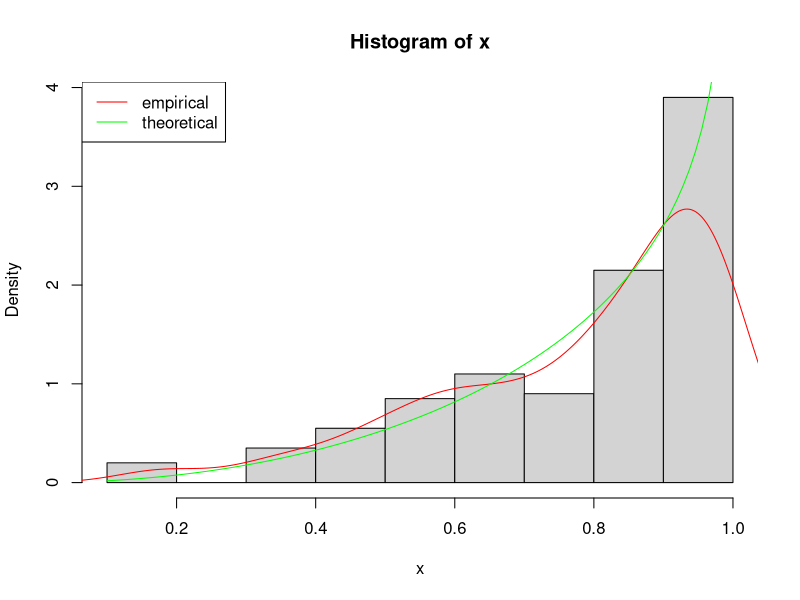

This figure's R source: (Note: this script raises an error after producing the figure.)
## ---- chunk 1
require(fitdistrplus)
require(knitr) #for kable() function
set.seed(12345)
options(digits = 3)
## ---- chunk 2
fitbench <- fitdistrplus:::fitbench
## ---- chunk 3
lnL <- function(par, fix.arg, obs, ddistnam) 
  fitdistrplus:::loglikelihood(par, fix.arg, obs, ddistnam) 
grlnlbeta <- fitdistrplus:::grlnlbeta
## ---- chunk 4
#(1) beta distribution
n <- 200
x <- rbeta(n, 3, 3/4)
grlnlbeta(c(3, 4), x) #test
hist(x, prob=TRUE)
lines(density(x), col="red")
curve(dbeta(x, 3, 3/4), col="green", add=TRUE)
legend("topleft", lty=1, col=c("red","green"), leg=c("empirical", "theoretical"))
## ---- chunk 5
ctr <- list(trace=0, REPORT=1, maxit=1000)
## ---- chunk 6
unconstropt <- fitbench(x, "beta", "mle", grad=grlnlbeta, lower=0)
## ---- chunk 7
dbeta2 <- function(x, shape1, shape2, log)
  dbeta(x, exp(shape1), exp(shape2), log=log)
#take the log of the starting values
startarg <- lapply(fitdistrplus:::start.arg.default(x, "beta"), log)
#redefine the gradient for the new parametrization
grbetaexp <- function(par, obs, ...) 
    grlnlbeta(exp(par), obs) * exp(par)
    

expopt <- fitbench(x, distr="beta2", method="mle", grad=grbetaexp, start=startarg) 
#get back to original parametrization
expopt[c("fitted shape1", "fitted shape2"), ] <- exp(expopt[c("fitted shape1", "fitted shape2"), ])
## ---- chunk 8
kable(unconstropt[, grep("G-", colnames(unconstropt), invert=TRUE)], digits=3)
## ---- chunk 9
kable(unconstropt[, grep("G-", colnames(unconstropt))], digits=3)
## ---- chunk 10
kable(expopt[, grep("G-", colnames(expopt), invert=TRUE)], digits=3)
## ---- chunk 11
kable(expopt[, grep("G-", colnames(expopt))], digits=3)
## ---- chunk 12
llsurface(min.arg=c(0.1, 0.1), max.arg=c(7, 3), 
          plot.arg=c("shape1", "shape2"), nlev=25,
          plot.np=50, data=x, distr="beta", back.col = FALSE)
points(unconstropt[1,"BFGS"], unconstropt[2,"BFGS"], pch="+", col="red")
points(3, 3/4, pch="x", col="green")
## ---- chunk 13
b1 <- bootdist(fitdist(x, "beta", method="mle", optim.method="BFGS"), niter=100, parallel="snow", ncpus=2)
summary(b1)
plot(b1)
abline(v=3, h=3/4, col="red", lwd=1.5)
## ---- chunk 14
grlnlNB <- function(x, obs, ...)
{
  m <- x[1]
  p <- x[2]
  n <- length(obs)
  c(sum(psigamma(obs+m)) - n*psigamma(m) + n*log(p),
    m*n/p - sum(obs)/(1-p))
}
## ---- chunk 15
#(1) beta distribution
n <- 200
trueval <- c("size"=10, "prob"=3/4, "mu"=10/3)
x <- rnbinom(n, trueval["size"], trueval["prob"])

hist(x, prob=TRUE, ylim=c(0, .3))
lines(density(x), col="red")
points(min(x):max(x), dnbinom(min(x):max(x), trueval["size"], trueval["prob"]), col="green")
legend("topleft", lty=1, col=c("red","green"), leg=c("empirical", "theoretical"))
## ---- chunk 16
ctr <- list(trace=0, REPORT=1, maxit=1000)
unconstropt <- fitbench(x, "nbinom", "mle", grad=grlnlNB, lower=0)
unconstropt <- rbind(unconstropt, "fitted prob"=unconstropt["fitted mu",] / (1+unconstropt["fitted mu",]))
## ---- chunk 17
dnbinom2 <- function(x, size, prob, log)
  dnbinom(x, exp(size), 1/(1+exp(-prob)), log=log)
#transform starting values
startarg <- fitdistrplus:::start.arg.default(x, "nbinom")
startarg$mu <- startarg$size / (startarg$size+startarg$mu)
startarg <- list(size=log(startarg[[1]]), prob=log(startarg[[2]]/(1-startarg[[2]])))

#redefine the gradient for the new parametrization
Trans <- function(x)
  c(exp(x[1]), plogis(x[2]))
grNBexp <- function(par, obs, ...) 
    grlnlNB(Trans(par), obs) * c(exp(par[1]), plogis(x[2])*(1-plogis(x[2])))

expopt <- fitbench(x, distr="nbinom2", method="mle", grad=grNBexp, start=startarg) 
#get back to original parametrization
expopt[c("fitted size", "fitted prob"), ] <- apply(expopt[c("fitted size", "fitted prob"), ], 2, Trans)
## ---- chunk 18
kable(unconstropt[, grep("G-", colnames(unconstropt), invert=TRUE)], digits=3)
## ---- chunk 19
kable(unconstropt[, grep("G-", colnames(unconstropt))], digits=3)
## ---- chunk 20
kable(expopt[, grep("G-", colnames(expopt), invert=TRUE)], digits=3)
## ---- chunk 21
kable(expopt[, grep("G-", colnames(expopt))], digits=3)
## ---- chunk 22
llsurface(min.arg=c(5, 0.3), max.arg=c(15, 1), 
          plot.arg=c("size", "prob"), nlev=25,
          plot.np=50, data=x, distr="nbinom", back.col = FALSE)
points(unconstropt["fitted size","BFGS"], unconstropt["fitted prob","BFGS"], pch="+", col="red")
points(trueval["size"], trueval["prob"], pch="x", col="green")
## ---- chunk 23
b1 <- bootdist(fitdist(x, "nbinom", method="mle", optim.method="BFGS"), niter=100, parallel="snow", ncpus=2)
summary(b1)
plot(b1)
abline(v=trueval["size"], h=trueval["mu"], col="red", lwd=1.5)
